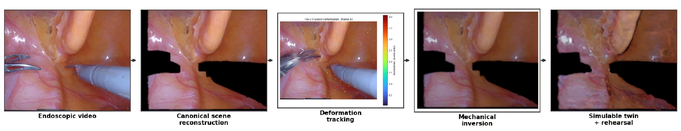
#> input picture submission/bme_online/figures/fig_architecture_results.png, 681 x 131 px, shrunk from 2385 x 457 before the run, found by its file name
$ python make_mbec_overall_framework.py
#> lines starting #> are read from the running program, lines starting #| are printed output that depends on the picture
"""Create the consolidated MBEC digital-twin framework figure.

The figure combines the end-to-end visual sequence of the former
architecture figure with the force-evidence branch of the former R3D-18
figure.  It deliberately separates the core twin from the auxiliary force
estimator, which is used only for sensitivity analysis.
"""
from __future__ import annotations

from pathlib import Path

import matplotlib

matplotlib.use("Agg")
import matplotlib.pyplot as plt
from matplotlib.patches import FancyArrowPatch, FancyBboxPatch
from PIL import Image


ROOT = Path(__file__).resolve().parents[1]
FIGURES = ROOT / "submission" / "mbec" / "figures"


def box(
    axis,
    xy: tuple[float, float],
    width: float,
    height: float,
    title: str,
    detail: str,
    color: str,
    *,
    title_size: float = 10.5,
    detail_size: float = 8.2,
) -> None:
    x, y = xy
    patch = FancyBboxPatch(
        (x, y),
        width,
        height,
        boxstyle="round,pad=0.008,rounding_size=0.012",
        linewidth=1.2,
        edgecolor="#334155",
        facecolor=color,
    )
    axis.add_patch(patch)
    axis.text(
        x + width / 2,
        y + height * 0.68,
        title,
        ha="center",
        va="center",
        fontsize=title_size,
        fontweight="bold",
        color="#0f172a",
    )
    axis.text(
        x + width / 2,
        y + height * 0.30,
        detail,
        ha="center",
        va="center",
        fontsize=detail_size,
        color="#1e293b",
        linespacing=1.15,
    )


def arrow(axis, start: tuple[float, float], end: tuple[float, float], label: str = "") -> None:
    axis.add_patch(
        FancyArrowPatch(
            start,
            end,
            arrowstyle="-|>",
            mutation_scale=13,
            linewidth=1.4,
            color="#475569",
            shrinkA=2,
            shrinkB=2,
        )
    )
    if label:
        axis.text(
            (start[0] + end[0]) / 2,
            (start[1] + end[1]) / 2 + 0.016,
            label,
            ha="center",
            va="bottom",
            fontsize=7.8,
            color="#334155",
        )


def main() -> None:
    architecture = Image.open(FIGURES / "fig_architecture_results.png").convert("RGB")

    figure = plt.figure(figsize=(14.8, 8.4), dpi=180, facecolor="white")
    grid = figure.add_gridspec(2, 1, height_ratios=(0.78, 1.35), hspace=0.08)

    visual = figure.add_subplot(grid[0])
    visual.imshow(architecture)
    visual.set_axis_off()
    visual.text(
        0.005,
        1.02,
        "(a) Observable sequence and twin outputs",
        transform=visual.transAxes,
        fontsize=11,
        fontweight="bold",
        ha="left",
        va="bottom",
        color="#0f172a",
    )

    axis = figure.add_subplot(grid[1])
    axis.set_xlim(0, 1)
    axis.set_ylim(0, 1)
    axis.axis("off")
    axis.text(
        0.005,
        0.985,
        "(b) Co-registered computational graph and force-dependent identifiability",
        fontsize=11,
        fontweight="bold",
        ha="left",
        va="top",
        color="#0f172a",
    )

    y = 0.53
    h = 0.25
    w = 0.155
    xs = (0.015, 0.205, 0.395, 0.585, 0.775)
    box(
        axis,
        (xs[0], y),
        w,
        h,
        "Endoscopic\nevidence",
        r"RGB $I_t$, depth $D_t$," "\n" r"tool mask $M_t$",
        "#dbeafe",
    )
    box(
        axis,
        (xs[1], y),
        w,
        h,
        "Gaussian surface\nand BRDF",
        "geometry, opacity,\n"
        "albedo, roughness, specular\n"
        "tool-excluded supervision",
        "#dcfce7",
    )
    box(
        axis,
        (xs[2], y),
        w,
        h,
        "Fixed-identity\nmotion",
        r"displacement $\Delta_t$" "\n"
        "graph regularization\n"
        "prediction + rollback",
        "#fef3c7",
    )
    box(
        axis,
        (xs[3], y),
        w,
        h,
        "Surface-to-volume\ncoupling",
        "trimmed similarity ICP\n"
        "inverse-distance transfer\n"
        "tetrahedral boundary data",
        "#ede9fe",
    )
    box(
        axis,
        (xs[4], y),
        w,
        h,
        "Differentiable\nmechanics",
        "Neo-Hookean FEM\n"
        r"$E$, contrast, stress/strain" "\n"
        "forward load simulation",
        "#fee2e2",
    )
    for left, right in zip(xs[:-1], xs[1:]):
        arrow(axis, (left + w, y + h / 2), (right, y + h / 2))

    # Force-evidence branch, condensed from the former R3D-18 architecture.
    box(
        axis,
        (0.585, 0.12),
        0.17,
        0.19,
        "Force evidence",
        "measured force: absolute modulus\n"
        "unknown force: contrast only",
        "#f8fafc",
        title_size=10,
        detail_size=7.8,
    )
    box(
        axis,
        (0.79, 0.12),
        0.16,
        0.19,
        "Auxiliary R3D-18",
        r"video clip $\rightarrow$ 3D ResNet" "\n"
        r"$\rightarrow\,\hat f$ error model" "\n"
        "sensitivity analysis only",
        "#fff7ed",
        title_size=10,
        detail_size=7.7,
    )
    arrow(axis, (0.79, 0.215), (0.755, 0.215))
    arrow(axis, (0.67, 0.31), (0.83, y), "force scale")

    box(
        axis,
        (0.015, 0.09),
        0.49,
        0.23,
        "Audited simulable twin",
        r"$\mathcal{T}=(G,\{\Delta_t\},\Theta,\mathcal{A})$" "\n"
        "shared tissue identity links rendering, motion, and mechanics\n"
        "each parameter: measured / estimated / assumed + uncertainty",
        "#e0f2fe",
        title_size=11,
        detail_size=8.2,
    )
    axis.add_patch(
        FancyArrowPatch(
            (xs[4] + w * 0.72, y),
            (0.49, 0.32),
            arrowstyle="-|>",
            mutation_scale=13,
            linewidth=1.4,
            color="#475569",
            connectionstyle="arc3,rad=-0.18",
        )
    )

    axis.text(
        0.015,
        0.015,
        "Core contribution: an explicit observation-to-simulation interface; "
        "the renderer, R3D-18 backbone, and constitutive law are established components.",
        fontsize=8.4,
        color="#334155",
        ha="left",
        va="bottom",
    )

    output_png = FIGURES / "fig_overall_framework.png"
    output_pdf = FIGURES / "fig_overall_framework.pdf"
    figure.savefig(output_png, dpi=300, bbox_inches="tight", facecolor="white")
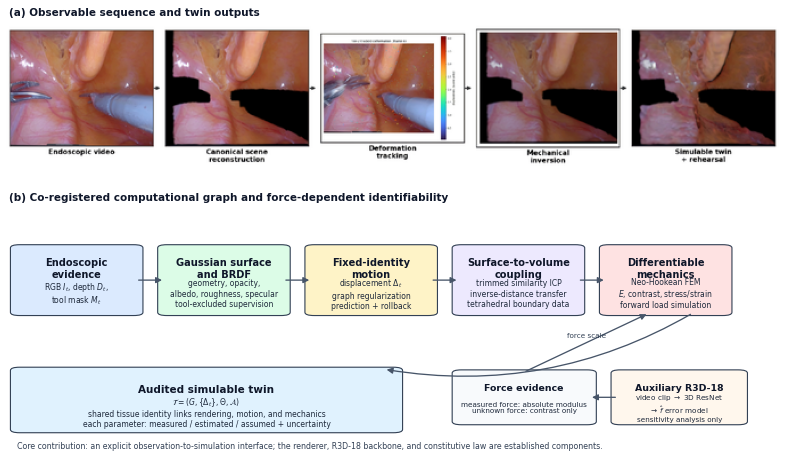
#> figure drawn by matplotlib, 2 panels
    figure.savefig(output_pdf, bbox_inches="tight", facecolor="white")
    plt.close(figure)
    print(output_png)
    print(output_pdf)


if __name__ == "__main__":
    main()
